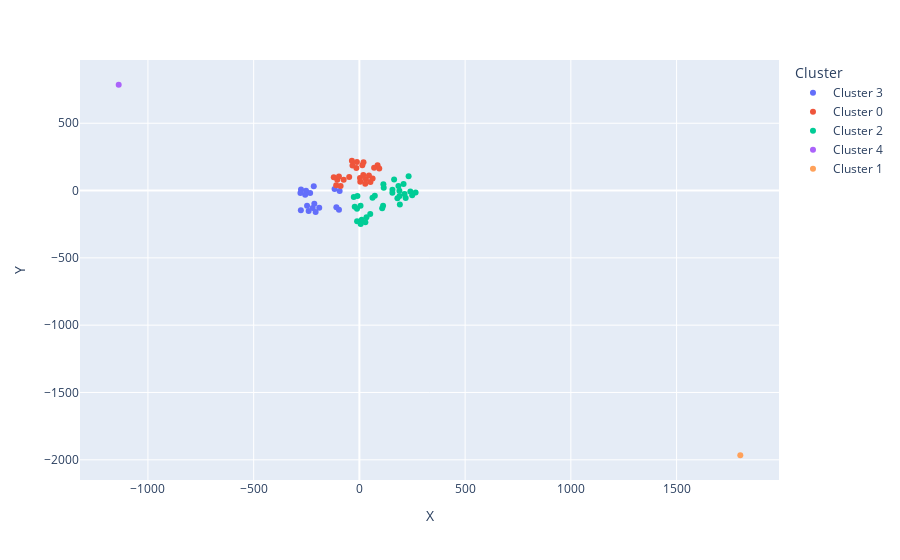

Notebook code cell kept with this figure:
### Code cell
fig_wind = px.scatter(kmeans_wind, x = "X", y = "Y", color = "Cluster", hover_data = ["Generadores"])
fig_wind.show()

### Figure 1 — Plotly figure (JSON) as saved in the notebook; plotly's stock layout.template omitted (floating-point values rounded to 4 significant figures)
{"data": [{"customdata": [["ALENA_EO"], ["CABO_LEONES_1_EO"], ["CABO_LEONES_2_EO"], ["CABO_LEONES_3_EO"], ["CUEL_EO"], ["Campo Lindo"], ["EL_MAITEN_EO"], ["EL_NOGAL_EO"], ["Eolica testigo 2"], ["Eolica testigo 3"], ["Eolica_Atacama_21"], ["Eolica_Coquimbo_28"], ["LOS_BUENOS_AIRES_EO"], ["PUELCHE_SUR_EO"], ["RENAICO_II_EO"], ["SARCO_EO"], ["SanRarinco"]], "hovertemplate": "Cluster=Cluster 3<br>X=%{x}<br>Y=%{y}<br>Generadores=%{customdata[0]}<extra></extra>", "legendgroup": "Cluster 3", "marker": {"color": "#636efa", "symbol": "circle"}, "mode": "markers", "name": "Cluster 3", "orientation": "v", "showlegend": true, "type": "scatter", "x": [-276.8, -232.9, -278.9, -252.4, -220.8, -215.7, -213.2, -239.9, -93.35, -96.61, -276.1, -108.9, -247.5, -117.4, -189.9, -256.4, -206.9], "xaxis": "x", "y": [-146.7, -18.64, -18.88, -1.475, -128.8, 32.15, -98.08, -152.2, -2.686, -142.1, 8.348, -123.7, -112.7, 12.21, -126.8, -31.83, -159.8], "yaxis": "y"}, {"customdata": [["AURORA_EO"], ["Caman"], ["EL_ARREBOL_EO"], ["EL_CRUCE_EO"], ["Eolica_Biobio_63"], ["Eolica_LosLagos_106"], ["Eolica_LosRios_99"], ["Eolica_Maule_37"], ["Eolica_araucania_80"], ["HUAJACHE_EO"], ["LAS_PENAS_EO"], ["LA_FLOR_EO"], ["LEBU_2_EO"], ["LEBU_3_EO"], ["LEBU_EO"], ["LOS_OLMOS_EO"], ["MALLECO_F1_EO"], ["MALLECO_F2_EO"], ["MESAMAVIDA_EO"], ["NEGRETE_E1_EO"], ["OCHS_EO"], ["RAKI_EO"], ["SAN_GABRIEL_EO"], ["TOLPAN_SUR_EO"]], "hovertemplate": "Cluster=Cluster 0<br>X=%{x}<br>Y=%{y}<br>Generadores=%{customdata[0]}<extra></extra>", "legendgroup": "Cluster 0", "marker": {"color": "#EF553B", "symbol": "circle"}, "mode": "markers", "name": "Cluster 0", "orientation": "v", "showlegend": true, "type": "scatter", "x": [-104.8, -121.3, 52.12, -109.7, -14.2, -96.61, -74.42, 19.44, -48.28, 4.172, 2.78, 30.54, 62.44, 18.42, 27.69, -11.72, 85.89, 69.57, -32.61, 13.87, -88.8, 45.24, 93.94, -35.49], "xaxis": "x", "y": [80.33, 98.56, 63.92, 40.31, 167.5, 105.2, 80.16, 210.3, 100.9, 65.96, 93.8, 84.39, 89.83, 116.4, 50.95, 212.3, 188.1, 169.2, 185.5, 188.3, 33.09, 111.1, 164.3, 222.0], "yaxis": "y"}, {"customdata": [["CALAMA_EO"], ["CANELA_2_EO"], ["CANELA_EO"], ["Cerro_Tigre_EO"], ["EL_ARRAYAN_EO"], ["Eolica_Antofagasta_4"], ["Eolica_Coquimbo_26"], ["Eolica_Horizonte"], ["Eolica_Lomas_de_Taltal"], ["Eolica_Marmoleras"], ["Eolica_Nolana"], ["Eolica_Ohiggins_36"], ["Eolica_Pampa_Fidelia"], ["LA_ESTRELLA_EO"], ["LOS_CURUROS_EO"], ["MONTE_REDONDO_EO"], ["PUNTA_COLORADA_EO"], ["PUNTA_PALMERAS_EO"], ["PUNTA_SIERRA_EO"], ["PuntadeTalca"], ["SAN_JUAN_EO"], ["SAN_PEDRO_2_EO"], ["SAN_PEDRO_EO"], ["SIERRA_GORDA_EO"], ["TALINAY_ORIENTE_EO"], ["TALINAY_PONIENTE_EO"], ["TALTAL_EO"], ["TOTORAL_EO"], ["Tchamma_EO"], ["UCUQUER_2_EO"], ["UCUQUER_EO"], ["VALLE_DE_LOS_VIENTOS_EO"]], "hovertemplate": "Cluster=Cluster 2<br>X=%{x}<br>Y=%{y}<br>Generadores=%{customdata[0]}<extra></extra>", "legendgroup": "Cluster 2", "marker": {"color": "#00cc96", "symbol": "circle"}, "mode": "markers", "name": "Cluster 2", "orientation": "v", "showlegend": true, "type": "scatter", "x": [-22.07, 156.4, 156.0, 5.489, 249.7, 11.13, 232.8, 33.54, 6.048, -11.22, -10.97, 112.0, 28.23, 107.8, 218.9, 189.9, 184.6, 213.5, 241.0, 265.8, 113.5, 72.91, 61.99, -9.154, 189.2, 179.8, 51.26, 115.1, -26.62, 164.1, 191.3, 208.9], "xaxis": "x", "y": [-119.5, 5.681, -16.01, -112.2, -34.01, -216.1, 105.7, -199.2, -247.9, -135.7, -227.4, -113.5, -235.9, -132.0, -55.44, -40.15, 33.1, -24.95, -6.68, -13.58, 47.63, -38.7, -53.79, -41.13, -1.088, -56.46, -174.5, 21.01, -47.76, 81.81, -103.7, 48.76], "yaxis": "y"}, {"customdata": [["LA_ESPERANZA_EO"]], "hovertemplate": "Cluster=Cluster 4<br>X=%{x}<br>Y=%{y}<br>Generadores=%{customdata[0]}<extra></extra>", "legendgroup": "Cluster 4", "marker": {"color": "#ab63fa", "symbol": "circle"}, "mode": "markers", "name": "Cluster 4", "orientation": "v", "showlegend": true, "type": "scatter", "x": [-1138.0], "xaxis": "x", "y": [786.0], "yaxis": "y"}, {"customdata": [["RENAICO_EO"]], "hovertemplate": "Cluster=Cluster 1<br>X=%{x}<br>Y=%{y}<br>Generadores=%{customdata[0]}<extra></extra>", "legendgroup": "Cluster 1", "marker": {"color": "#FFA15A", "symbol": "circle"}, "mode": "markers", "name": "Cluster 1", "orientation": "v", "showlegend": true, "type": "scatter", "x": [1801.0], "xaxis": "x", "y": [-1966.0], "yaxis": "y"}], "layout": {"legend": {"title": {"text": "Cluster"}, "tracegroupgap": 0}, "margin": {"t": 60}, "xaxis": {"anchor": "y", "domain": [0, 1], "title": {"text": "X"}}, "yaxis": {"anchor": "x", "domain": [0, 1], "title": {"text": "Y"}}}}
